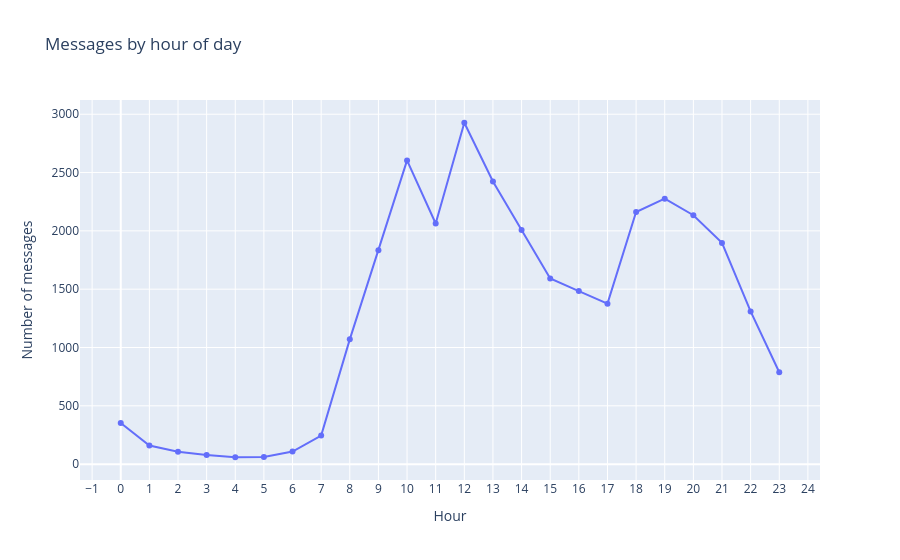

The notebook cell this image was saved under:
### Code cell
# plotly
fig = px.line(
    messages_by_hour,
    x="hour",
    y="messages",
    markers=True,
    title="Messages by hour of day",
    labels={
        "hour": "Hour",
        "messages": "Number of messages"
    }
)

fig.update_xaxes(dtick=1)

fig.show()

# matplotlib
import matplotlib.pyplot as plt

plt.figure(figsize=(10, 5))

plt.plot(
    messages_by_hour["hour"],
    messages_by_hour["messages"],
    marker="o",
)

plt.xlabel("Hour")
plt.ylabel("Number of messages")
plt.title("Messages by hour of day")

# Mostrar todas las horas de 0 a 23
plt.xticks(range(24))

plt.tight_layout()
plt.show()

### Figure 1 — Plotly figure (JSON) as saved in the notebook; plotly's stock layout.template omitted (floating-point values rounded to 4 significant figures)
{"data": [{"hovertemplate": "Hour=%{x}<br>Number of messages=%{y}<extra></extra>", "legendgroup": "", "line": {"color": "#636efa", "dash": "solid"}, "marker": {"symbol": "circle"}, "mode": "lines+markers", "name": "", "orientation": "v", "showlegend": false, "type": "scatter", "x": [0, 1, 2, 3, 4, 5, 6, 7, 8, 9, 10, 11, 12, 13, 14, 15, 16, 17, 18, 19, 20, 21, 22, 23], "xaxis": "x", "y": [353, 160, 106, 78, 59, 61, 108, 245, 1070, 1834, 2604, 2063, 2927, 2423, 2007, 1592, 1484, 1376, 2162, 2276, 2134, 1897, 1309, 788], "yaxis": "y"}], "layout": {"legend": {"tracegroupgap": 0}, "title": {"text": "Messages by hour of day"}, "xaxis": {"anchor": "y", "domain": [0, 1], "dtick": 1, "title": {"text": "Hour"}}, "yaxis": {"anchor": "x", "domain": [0, 1], "title": {"text": "Number of messages"}}}}
